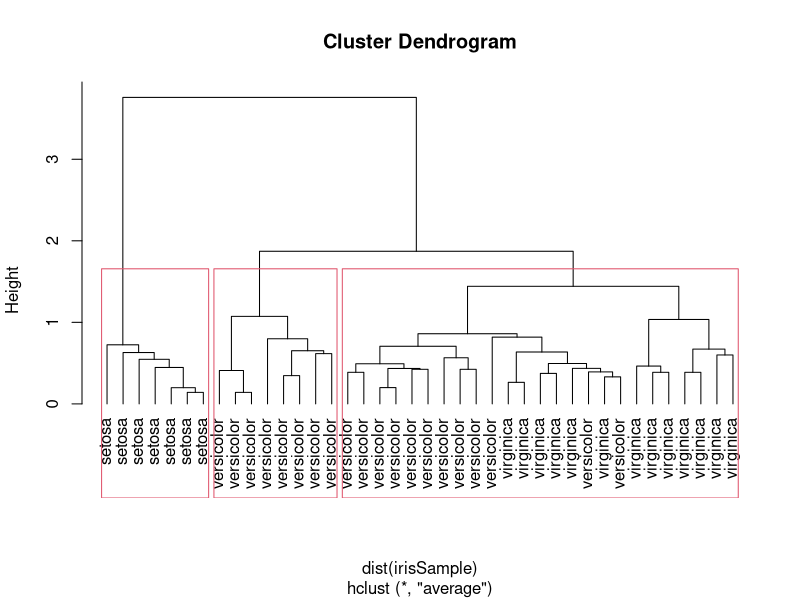

R code for this plot:
setwd('C:\\Users\\Ivan.Liuyanfeng\\Desktop\\Data_Mining_Work_Space\\rdatamining')
idx <- sample(1:dim(iris)[1], 40)
irisSample <- iris[idx,]
irisSample$Species <- NULL
hc <- hclust(dist(irisSample), method="ave")
png('hierarchical-clustering.png')
plot(hc, hang = -1, labels=iris$Species[idx])
# cut tree into 3 clusters
rect.hclust(hc, k=3)
dev.off()
groups <- cutree(hc, k=3)
